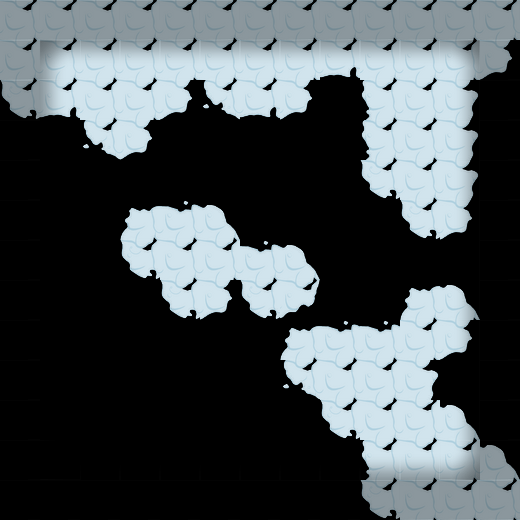

Tiled map render using the project's own tile images. Description and the map definition, with tile-layer contents summarised, below:
An orthogonal 13x13 tile map with 40x40 px tiles, 2 tile layers (块层 1, 块层 2).

<map version="1.0" orientation="orthogonal" width="13" height="13" tilewidth="40" tileheight="40">
 <tileset firstgid="1" name="bcmap_skin" tilewidth="40" tileheight="40">
  <image source="bcmap_skin.png" width="200" height="280" />
 </tileset>
 <layer name="块层 1" width="13" height="13">
  <data>[169 cells, 82 non-empty, 14 distinct tile ids]</data>
 </layer>
 <layer name="块层 2" width="13" height="13">
  <data>[169 cells, 88 non-empty, 9 distinct tile ids]</data>
 </layer>
</map>
